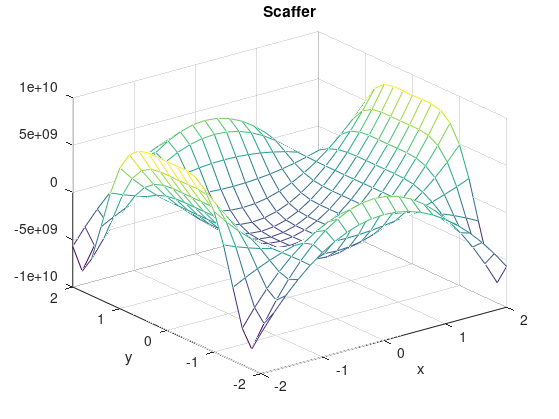

Reproduce this figure in MATLAB. (Note: this script raises an error after producing the figure.)
clear all;
clc;

[X,Y] = meshgrid(-2:.2:2);
Z1 = 0.5 + (sin(X.^2 - Y.^2)^2 - 0.5)/(1 + 0.001*(X.^2 + Y.^2))^2;
h = figure;

mesh(X,Y,Z1); 
title('Scaffer');
xlabel('x');
ylabel('y');
set(h,'Units','Inches');
pos = get(h,'Position');
set(h,'PaperPositionMode','Auto','PaperUnits','Inches','PaperSize',[pos(3),pos(4)]);
pos = get(h,'Units','Inches');
print(h, 'Rastrigin','-dpf','r0')